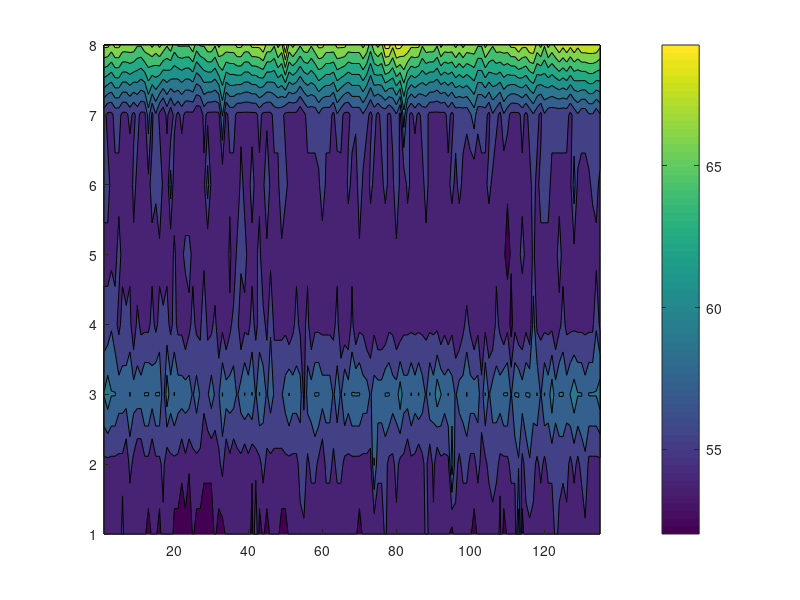

Write MATLAB code to recreate this figure.
close all; clc; clear all;

data = importdata('data_log.dat');

figure;
hold on;
contourf(data(:,1:8)')
colorbar;
%plot((data(:,9)'+0.063)*8/0.13,'mx')
hold off;